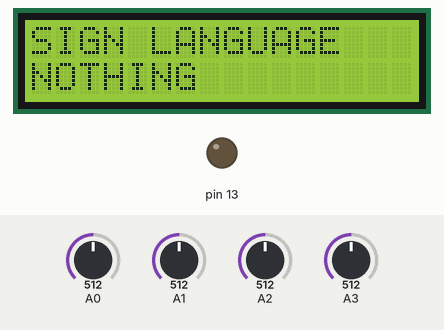
This sketch was run on a simulated Arduino Uno, built with avr-gcc and run on an emulated ATmega328P. Parts: 16×2 character LCD, output pins drawn as LEDs (lit = HIGH). Inputs (shaded band) come from the test bench; at power-on: A1 = 512, A0 = 512, A2 = 512, A3 = 512. What the sketch prints to the serial monitor is not drawn.

Above: at 1.2 s.
1.3 s: A1 set to 217
4.3 s: A1 set to 183
At 5.0 s:
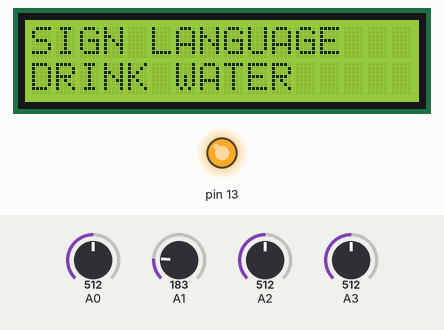
5.9 s: A0 set to 163
7.6 s: A0 set to 142
At 8.8 s:
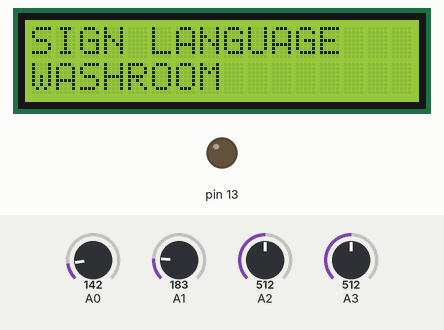
9.9 s: A0 set to 160
At 10.8 s:
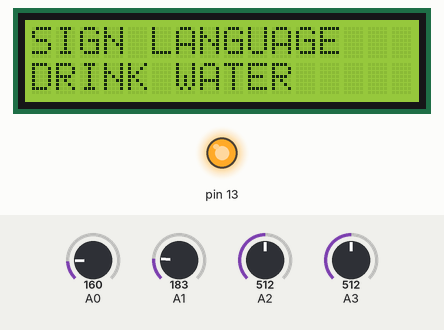
12.0 s: A1 set to 210
At 13.0 s:
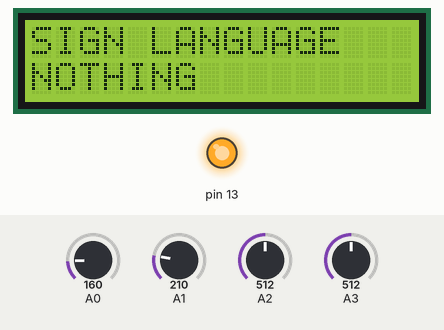
Timing chart, 0 to 15.0 s (numbered marks = the images above; inputs shaded):
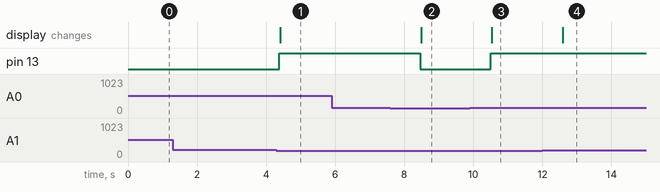

The sketch:

sign_glove.ino
```cpp
#include <Wire.h>
#include <LiquidCrystal_I2C.h>

// Adjust I2C address if needed (Use 0x27 if 0x3F does not work)
LiquidCrystal_I2C lcd(0x3F, 16, 2);

void setup() {
  Serial.begin(9600);
  lcd.init();
  lcd.backlight();
  lcd.setCursor(0, 0);
  lcd.print("SIGN LANGUAGE");

  pinMode(13, OUTPUT);
}

void loop() {
  int s1 = analogRead(A0);
  int s2 = analogRead(A1);
  int s3 = analogRead(A2);
  int s4 = analogRead(A3);

  // Print sensor values for debugging purposes
  Serial.print("Sensor 1 (s1): ");
  Serial.println(s1);
  Serial.print("Sensor 2 (s2): ");
  Serial.println(s2);
  Serial.print("Sensor 3 (s3): ");
  Serial.println(s3);
  Serial.print("Sensor 4 (s4): ");
  Serial.println(s4);

  // Decision logic based on sensor readings
  if (s1 < 150) {
    digitalWrite(13, LOW);
    Serial.println("WashRoom");
    lcd.setCursor(0, 1);
    lcd.print("WASHROOM        ");
    delay(2000);
  } else if (s2 < 200) {
    digitalWrite(13, HIGH);
    Serial.println("Drink Water");
    lcd.setCursor(0, 1);
    lcd.print("DRINK WATER     ");
    delay(2000);
  } else if (s3 < 150) {
    digitalWrite(13, LOW);
    Serial.println("Food");
    lcd.setCursor(0, 1);
    lcd.print("FOOD            ");
    delay(2000);
  } else if (s4 < 130) {
    digitalWrite(13, HIGH);
    Serial.println("Fruit");
    lcd.setCursor(0, 1);
    lcd.print("FRUIT           ");
    delay(2000);
  } else {
    // Default case if no condition is met
    Serial.println("Nothing detected");
    lcd.setCursor(0, 1);
    lcd.print("NOTHING         ");
  }
}
```

Measured:
- the behaviour switches between 200 and 199 on A1 (found by bisection; images 0 and 1)
- the behaviour switches between 150 and 149 on A0 (found by bisection; images 1 and 2)
- after the input at 1.3 s, every drawn part: stays the same
- after the input at 4.3 s, pin 13: LOW → HIGH after 0.07 s; the display: changes after 0.10 s (image 1)
- after the input at 5.9 s, every drawn part: stays the same
- after the input at 7.6 s, pin 13: HIGH → LOW after 0.86 s; the display: changes after 0.89 s (image 2)
- after the input at 9.9 s, pin 13: LOW → HIGH after 0.61 s; the display: changes after 0.63 s (image 3)
- after the input at 12.0 s, the display: changes after 0.59 s (image 4)
